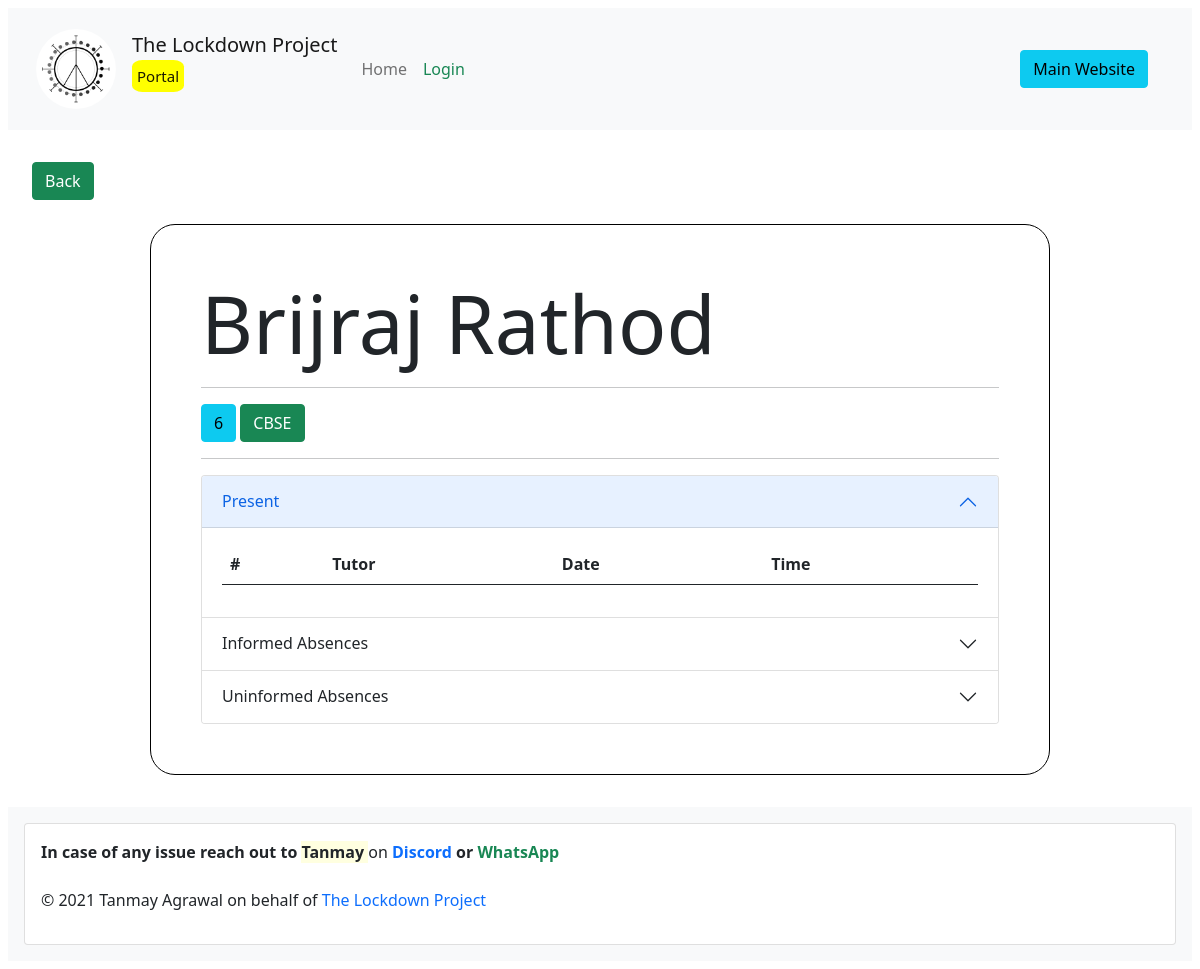
Screenshot of /student/2 with the database file from the repository.
### main/models.py (models this page shows, shortened)
class Student(models.Model):
    f_name= models.CharField(max_length=30)
    l_name= models.CharField(max_length=30)
    grade= models.ForeignKey(Grade, on_delete=models.CASCADE)
    board= models.ForeignKey(Board, on_delete=models.CASCADE)

class Grade(models.Model):
    grade= models.IntegerField()
    def __str__(self):
        return f"{self.grade}"

class Board(models.Model):
    board= models.CharField(max_length=10)
    def __str__(self):
        return f"{self.board}"

### main/views.py (the view)
# urls.py: path("student/<int:id>", views.studentDetails),
def studentDetails(response, id):
    student= Student.objects.get(id=id)
    presences= student.personal_logs.filter(is_present=True)
    informed= student.personal_logs.filter(is_present=False, AbsenceType=AbsenceType.objects.get(type="Informed"))
    uninformed= student.personal_logs.filter(is_present=False, AbsenceType=AbsenceType.objects.get(type="Uninformed"))
    return render(response, "main/studentDetails.html", {
        "student":student,
        "presences": presences.order_by("date").reverse(),
        "informed":informed.order_by("date").reverse(),
        "uninformed":uninformed.order_by("date").reverse(),
        "user": response.user,
    })

### main/templates/main/studentDetails.html (shortened to what this page needs)
{% extends "main/base.html" %}
{% block body %}
<a href="/"><button type="button" class="btn btn-success mb-4">Back</button></a>
<div class= "student-table">
    <h1 class="display-1">{{student.f_name}} {{student.l_name}}</h1>
    <hr>
    <a href="/"><button type="button" class="btn btn-info">{{student.grade}}</button></a>
    <a href="/"><button type="button" class="btn btn-success">{{student.board}}</button></a>
    <hr>
    <div class="accordion" id="accordionExample">
    <div class="accordion-item">
        <h2 class="accordion-header" id="headingOne">
        <button class="accordion-button" type="button" data-bs-toggle="collapse" data-bs-target="#collapseOne" aria-expanded="true" aria-controls="collapseOne">
            Present
        </button>
        </h2>
        <div id="collapseOne" class="accordion-collapse collapse show" aria-labelledby="headingOne" data-bs-parent="#accordionExample">
        <div class="accordion-body">
            <table class="table">
                <thead>
                <tr>
                    <th scope="col">#</th>
                    <th scope="col">Tutor</th>
                    <th scope="col">Date</th>
                    <th scope="col">Time</th>
                </tr>
                </thead>
        </table>
        </div>
        </div>
    </div>
    <div class="accordion-item">
        <h2 class="accordion-header" id="headingTwo">
        <button class="accordion-button collapsed" type="button" data-bs-toggle="collapse" data-bs-target="#collapseTwo" aria-expanded="false" aria-controls="collapseTwo">
            Informed Absences
        </button>
        </h2>
    </div>
    <div class="accordion-item">
        <h2 class="accordion-header" id="headingThree">
        <button class="accordion-button collapsed" type="button" data-bs-toggle="collapse" data-bs-target="#collapseThree" aria-expanded="false" aria-controls="collapseThree">
            Uninformed Absences
        </button>
        </h2>
    </div>
    </div>
</div>
{% endblock body %}

### rows the page displays
Student: f_name "Brijraj", l_name "Rathod", grade "6", board "CBSE"
